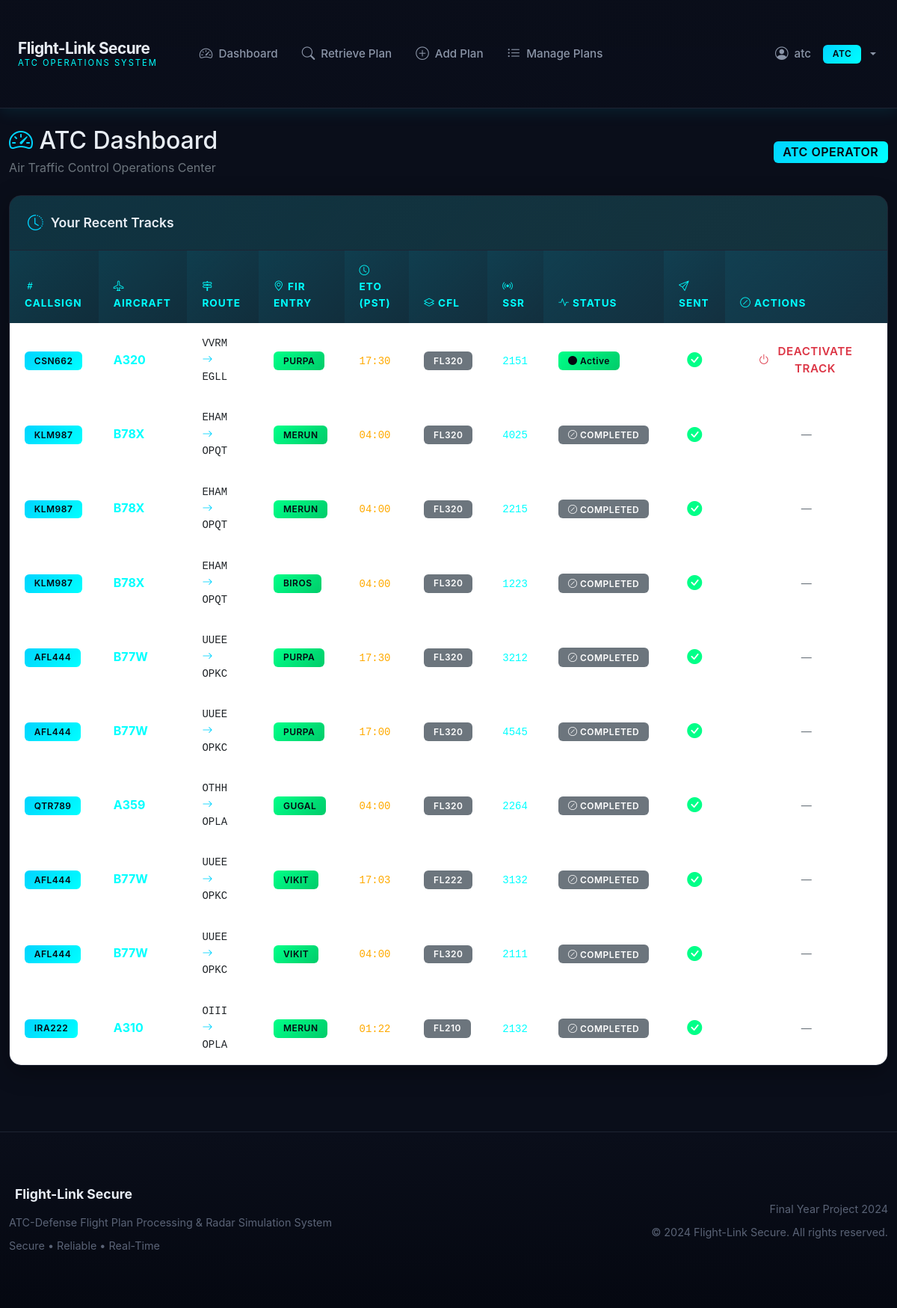
/atc/dashboard (signed in), run on the app's committed database.
### app/models/__init__.py (models this page shows, shortened)
class User(db.Model):
    __tablename__ = 'users'
    id = db.Column(db.Integer, primary_key=True)
    username = db.Column(db.String(80), unique=True, nullable=False)
    password_hash = db.Column(db.String(256), nullable=False)
    role = db.Column(db.String(20), nullable=False)  # admin, atc, defense
    last_login_ip = db.Column(db.String(45), nullable=True)
    last_login_time = db.Column(db.DateTime, nullable=True)
    is_active = db.Column(db.Boolean, default=True)
    created_at = db.Column(db.DateTime, default=datetime.utcnow)
    @property
    def is_authenticated(self):
        return True
    def is_admin(self):
        return self.role == 'admin'
    def is_atc(self):
        return self.role == 'atc'

class TrackData(db.Model):
    __tablename__ = 'track_data'
    id = db.Column(db.Integer, primary_key=True)
    flight_plan_id = db.Column(db.Integer, db.ForeignKey('flight_plans.id'), nullable=False)
    callsign = db.Column(db.String(20), nullable=False, index=True)
    aircraft_type = db.Column(db.String(10), nullable=False)
    departure = db.Column(db.String(4), nullable=False)
    destination = db.Column(db.String(4), nullable=False)
    fir_entry = db.Column(db.String(10), nullable=False)
    speed = db.Column(db.String(10), nullable=False)
    route = db.Column(db.Text, nullable=True)
    eto_utc = db.Column(db.String(4), nullable=False)
    eto_pst = db.Column(db.String(4), nullable=False)
    cfl = db.Column(db.String(3), nullable=False)
    ssr = db.Column(db.String(4), nullable=False)
    status = db.Column(db.String(20), default='active')
    sent_to_defense = db.Column(db.Boolean, default=False)
    sent_at = db.Column(db.DateTime, nullable=True)
    created_by = db.Column(db.Integer, db.ForeignKey('users.id'), nullable=False)
    created_at = db.Column(db.DateTime, default=datetime.utcnow)
    completed_at = db.Column(db.DateTime, nullable=True)
    last_simulated_at = db.Column(db.DateTime, nullable=True)
    current_position = db.Column(db.Text, nullable=True)

### app/routes/atc.py (the view)
@bp.route('/atc/dashboard')
@login_required
@atc_required
def atc_dashboard():
    recent_tracks = TrackData.query.filter_by(created_by=current_user.id).order_by(
        TrackData.created_at.desc()
    ).limit(10).all()
    return render_template('atc/dashboard.html', recent_tracks=recent_tracks)

### templates/atc/dashboard.html (shortened to what this page needs)
{% extends "base.html" %}
{% block content %}
<div class="container-fluid py-4">
    <div class="d-flex justify-content-between align-items-center mb-4">
        <div>
            <h2 class="mb-1"><i class="bi bi-speedometer2 text-radar-blue"></i> ATC Dashboard</h2>
            <p class="text-secondary mb-0">Air Traffic Control Operations Center</p>
        </div>
        <span class="badge badge-role-atc fs-6">ATC OPERATOR</span>
    </div>
    <div class="card">
        <div class="card-header">
            <i class="bi bi-clock-history"></i> Your Recent Tracks
        </div>
        <div class="card-body p-0">
            <div class="table-responsive">
                <table class="table table-hover mb-0">
                    <thead>
                        <tr>
                            <th><i class="bi bi-hash"></i> Callsign</th>
                            <th><i class="bi bi-airplane"></i> Aircraft</th>
                            <th><i class="bi bi-signpost-2"></i> Route</th>
                            <th><i class="bi bi-geo-alt"></i> FIR Entry</th>
                            <th><i class="bi bi-clock"></i> ETO (PST)</th>
                            <th><i class="bi bi-layers"></i> CFL</th>
                            <th><i class="bi bi-broadcast"></i> SSR</th>
                            <th><i class="bi bi-activity"></i> Status</th>
                            <th><i class="bi bi-send"></i> Sent</th>
                            <th><i class="bi bi-slash-circle"></i> Actions</th>
                        </tr>
                    </thead>
                    <tbody>
                        {% for track in recent_tracks %}
                        <tr style="cursor: pointer;" onclick="viewFlightPlan('{{ track.callsign }}')" title="Click to view flight plan for {{ track.callsign }}">
                            <td><span class="badge badge-primary">{{ track.callsign }}</span></td>
                            <td><strong class="text-radar-cyan">{{ track.aircraft_type }}</strong></td>
                            <td class="font-monospace small">{{ track.departure }} <i class="bi bi-arrow-right text-radar-blue"></i> {{ track.destination }}</td>
                            <td><span class="badge badge-success">{{ track.fir_entry }}</span></td>
                            <td><code class="text-radar-amber">{{ track.eto_pst[:2] }}:{{ track.eto_pst[2:] }}</code></td>
                            <td><span class="badge bg-secondary">FL{{ track.cfl }}</span></td>
                            <td><code class="text-radar-cyan">{{ track.ssr }}</code></td>
                            <td>
                                {% if track.status == 'active' %}
                                    <span class="badge badge-success"><i class="bi bi-circle-fill"></i> Active</span>
                                {% else %}
                                    <span class="badge bg-secondary"><i class="bi bi-slash-circle"></i> {{ (track.status or 'inactive')|upper }}</span>
                                {% endif %}
                            </td>
                            <td class="text-center">
                                {% if track.sent_to_defense %}
                                    <i class="bi bi-check-circle-fill text-radar-green fs-5"></i>
                                {% else %}
                                    <i class="bi bi-x-circle-fill text-radar-amber fs-5"></i>
                                {% endif %}
                            </td>
                            <td class="text-center" onclick="event.stopPropagation();">
                                {% if track.status == 'active' %}
                                <button type="button"
                                        class="btn btn-sm btn-outline-danger btn-deactivate-track"
                                        data-track-id="{{ track.id }}"
                                        data-callsign="{{ track.callsign }}">
                                    <i class="bi bi-power"></i> Deactivate Track
                                </button>
                                {% else %}
                                <span class="text-secondary small">—</span>
                                {% endif %}
                            </td>
                        </tr>
                        {% endfor %}
                    </tbody>
                </table>
            </div>
        </div>
    </div>
</div>
{% endblock %}

### templates/base.html (shortened to what this page needs)
<!DOCTYPE html>
<html lang="en">
<head>
    <link href="https://cdn.jsdelivr.net/npm/bootstrap@5.3.0/dist/css/bootstrap.min.css" rel="stylesheet">
    <link rel="stylesheet" href="https://cdn.jsdelivr.net/npm/bootstrap-icons@1.10.0/font/bootstrap-icons.css">
</head>
<body>
    {% if current_user.is_authenticated %}
    <nav class="navbar navbar-expand-lg navbar-dark">
        <div class="container-fluid">
            <a class="navbar-brand" href="{{ url_for('auth.index') }}">
                <div class="brand-text">
                    <span class="main-title">Flight-Link Secure</span>
                    <span class="sub-title">ATC Operations System</span>
                </div>
            </a>
            <div class="collapse navbar-collapse" id="navbarNav">
                <ul class="navbar-nav me-auto ms-4">
                    {% if current_user.is_admin() %}
                    <li class="nav-item">
                        <a class="nav-link" href="{{ url_for('admin.admin_dashboard') }}">
                            <i class="bi bi-speedometer2"></i> Dashboard
                        </a>
                    </li>
                    <li class="nav-item">
                        <a class="nav-link" href="{{ url_for('admin.admin_users') }}">
                            <i class="bi bi-people"></i> Users
                        </a>
                    </li>
                    <li class="nav-item">
                        <a class="nav-link" href="{{ url_for('admin.admin_flight_plans') }}">
                            <i class="bi bi-file-earmark-text"></i> Flight Plans
                        </a>
                    </li>
                    <li class="nav-item">
                        <a class="nav-link" href="{{ url_for('admin.admin_track_data') }}">
                            <i class="bi bi-geo-alt-fill"></i> Track Data
                        </a>
                    </li>
                    <li class="nav-item">
                        <a class="nav-link" href="{{ url_for('admin.admin_logs') }}">
                            <i class="bi bi-journal-text"></i> System Logs
                        </a>
                    </li>
                    {% elif current_user.is_atc() %}
                    <li class="nav-item">
                        <a class="nav-link" href="{{ url_for('atc.atc_dashboard') }}">
                            <i class="bi bi-speedometer2"></i> Dashboard
                        </a>
                    </li>
                    <li class="nav-item">
                        <a class="nav-link" href="{{ url_for('atc.atc_flight_plan') }}">
                            <i class="bi bi-search"></i> Retrieve Plan
                        </a>
                    </li>
                    <li class="nav-item">
                        <a class="nav-link" href="{{ url_for('atc.atc_add_flight_plan') }}">
                            <i class="bi bi-plus-circle"></i> Add Plan
                        </a>
                    </li>
                    <li class="nav-item">
                        <a class="nav-link" href="{{ url_for('atc.atc_manage_flight_plans') }}">
                            <i class="bi bi-list-ul"></i> Manage Plans
                        </a>
                    </li>
                    {% endif %}
                </ul>
                <ul class="navbar-nav">
                    <li class="nav-item dropdown">
                        <a class="nav-link dropdown-toggle" href="#" id="userDropdown" role="button" data-bs-toggle="dropdown">
                            <i class="bi bi-person-circle"></i> {{ current_user.username }}
                            <span class="badge badge-role-{{ current_user.role }} ms-2">{{ current_user.role.upper() }}</span>
                        </a>
                    </li>
                </ul>
            </div>
        </div>
    </nav>
    {% endif %}
    <main>
        {% block content %}{% endblock %}
    </main>
    {% if current_user.is_authenticated %}
    <footer class="footer">
        <div class="container-fluid">
            <div class="row align-items-center">
                <div class="col-md-6">
                    <h5> Flight-Link Secure</h5>
                    <p>ATC-Defense Flight Plan Processing & Radar Simulation System</p>
                    <p class="mb-0">Secure • Reliable • Real-Time</p>
                </div>
                <div class="col-md-6 text-md-end">
                    <p>Final Year Project 2024</p>
                    <p class="mb-0">&copy; 2024 Flight-Link Secure. All rights reserved.</p>
                </div>
            </div>
        </div>
    </footer>
    {% endif %}
</body>
</html>

### data on the page
User: username "atc", role "ATC"
TrackData: callsign "CSN662", aircraft_type "A320", departure "VVRM", destination "EGLL", fir_entry "PURPA", eto_pst "17", eto_pst "30", cfl "320", ssr "2151", status "active" (drawn), sent_to_defense True (drawn)
TrackData: callsign "KLM987", aircraft_type "B78X", departure "EHAM", destination "OPQT", fir_entry "MERUN", eto_pst "04", eto_pst "00", cfl "320", ssr "4025", status "COMPLETED", sent_to_defense True (drawn)
TrackData: callsign "KLM987", aircraft_type "B78X", departure "EHAM", destination "OPQT", fir_entry "MERUN", eto_pst "04", eto_pst "00", cfl "320", ssr "2215", status "COMPLETED", sent_to_defense True (drawn)
TrackData: callsign "KLM987", aircraft_type "B78X", departure "EHAM", destination "OPQT", fir_entry "BIROS", eto_pst "04", eto_pst "00", cfl "320", ssr "1223", status "COMPLETED", sent_to_defense True (drawn)
TrackData: callsign "AFL444", aircraft_type "B77W", departure "UUEE", destination "OPKC", fir_entry "PURPA", eto_pst "17", eto_pst "30", cfl "320", ssr "3212", status "COMPLETED", sent_to_defense True (drawn)
TrackData: callsign "AFL444", aircraft_type "B77W", departure "UUEE", destination "OPKC", fir_entry "PURPA", eto_pst "17", eto_pst "00", cfl "320", ssr "4545", status "COMPLETED", sent_to_defense True (drawn)
TrackData: callsign "QTR789", aircraft_type "A359", departure "OTHH", destination "OPLA", fir_entry "GUGAL", eto_pst "04", eto_pst "00", cfl "320", ssr "2264", status "COMPLETED", sent_to_defense True (drawn)
TrackData: callsign "AFL444", aircraft_type "B77W", departure "UUEE", destination "OPKC", fir_entry "VIKIT", eto_pst "17", eto_pst "03", cfl "222", ssr "3132", status "COMPLETED", sent_to_defense True (drawn)
TrackData: callsign "AFL444", aircraft_type "B77W", departure "UUEE", destination "OPKC", fir_entry "VIKIT", eto_pst "04", eto_pst "00", cfl "320", ssr "2111", status "COMPLETED", sent_to_defense True (drawn)
TrackData: callsign "IRA222", aircraft_type "A310", departure "OIII", destination "OPLA", fir_entry "MERUN", eto_pst "01", eto_pst "22", cfl "210", ssr "2132", status "COMPLETED", sent_to_defense True (drawn)
